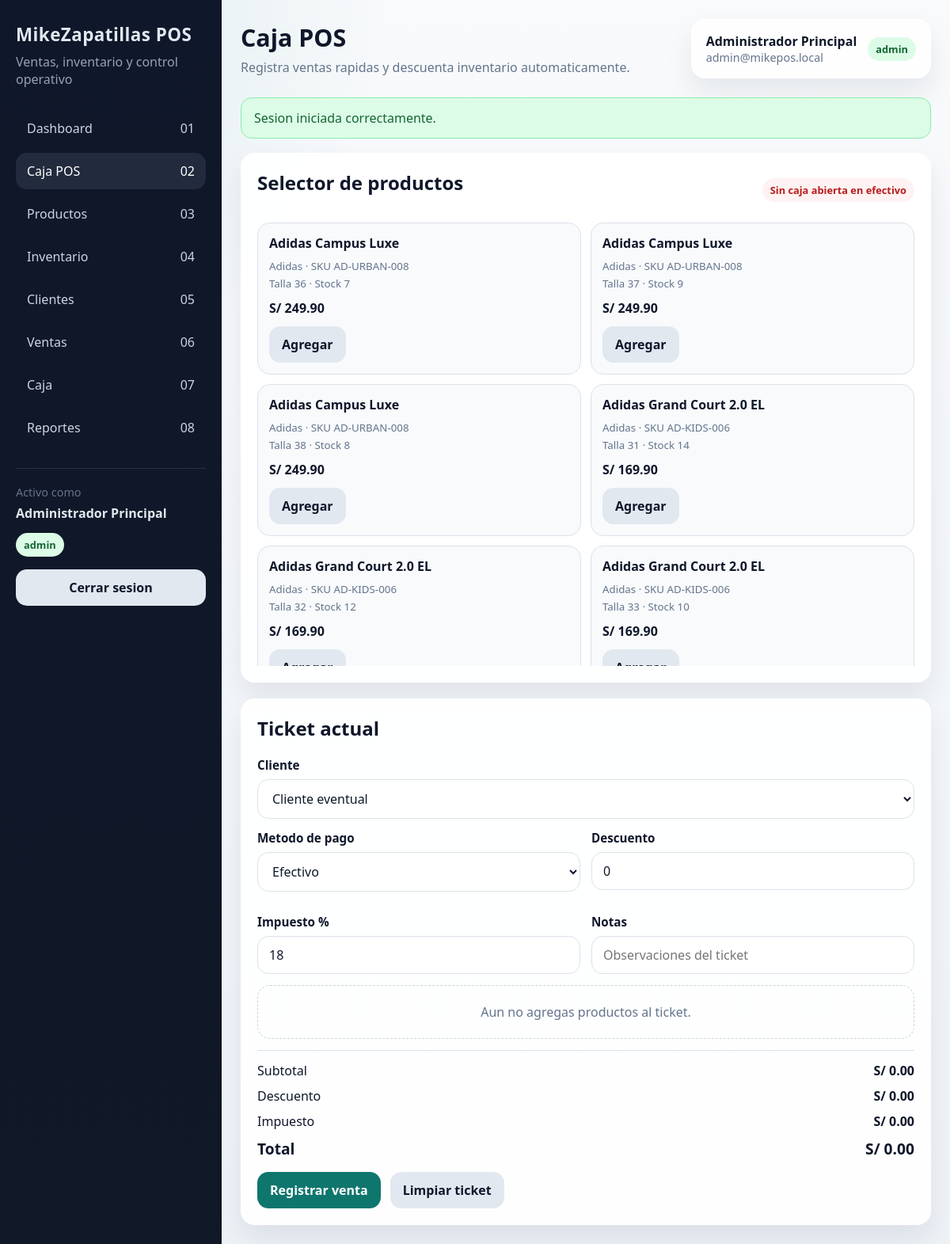
Page /?page=pos (signed in) on the committed database.
### tables this page shows
CREATE TABLE IF NOT EXISTS users (
    id INT AUTO_INCREMENT PRIMARY KEY,
    name VARCHAR(120) NOT NULL,
    email VARCHAR(150) NOT NULL UNIQUE,
    password_hash VARCHAR(255) NOT NULL,
    role ENUM('admin', 'cashier', 'manager') NOT NULL DEFAULT 'cashier',
    is_active TINYINT(1) NOT NULL DEFAULT 1,
    created_at TIMESTAMP DEFAULT CURRENT_TIMESTAMP
);

CREATE TABLE IF NOT EXISTS product_variants (
    id INT AUTO_INCREMENT PRIMARY KEY,
    product_id INT NOT NULL,
    size_label VARCHAR(20) NOT NULL,
    barcode VARCHAR(50) NULL,
    stock INT NOT NULL DEFAULT 0,
    min_stock INT NOT NULL DEFAULT 2,
    created_at TIMESTAMP DEFAULT CURRENT_TIMESTAMP,
    UNIQUE KEY unique_product_size (product_id, size_label),
    UNIQUE KEY unique_barcode (barcode),
    CONSTRAINT fk_variant_product FOREIGN KEY (product_id) REFERENCES products(id) ON DELETE CASCADE
);

CREATE TABLE IF NOT EXISTS products (
    id INT AUTO_INCREMENT PRIMARY KEY,
    sku VARCHAR(40) NOT NULL UNIQUE,
    slug VARCHAR(160) NULL UNIQUE,
    name VARCHAR(180) NOT NULL,
    brand VARCHAR(100) NOT NULL,
    category VARCHAR(100) NOT NULL,
    gender VARCHAR(30) NOT NULL,
    description TEXT NULL,
    image_url VARCHAR(255) NULL,
    accent_color VARCHAR(20) NULL DEFAULT '#0f766e',
    featured TINYINT(1) NOT NULL DEFAULT 0,
    cost DECIMAL(10,2) NOT NULL DEFAULT 0.00,
    price DECIMAL(10,2) NOT NULL,
    is_active TINYINT(1) NOT NULL DEFAULT 1,
    created_at TIMESTAMP DEFAULT CURRENT_TIMESTAMP
);

### app/helpers.php (called while the page is built, shortened)
<?php
function h(?string $value): string
{
    return htmlspecialchars((string) $value, ENT_QUOTES, 'UTF-8');
}
function currency(float|int|string $value): string
{
    return 'S/ ' . number_format((float) $value, 2);
}
function get_flashes(): array
{
    $messages = $_SESSION['_flash'] ?? [];
    return $messages;
}
function nav_is_active(string $page, string $current): string
{
    return $page === $current ? 'is-active' : '';
}
function badge_class(string $value): string
{
    return match ($value) {
        'open', 'completed', 'cash', 'admin' => 'badge badge-success',
        'closed' => 'badge badge-neutral',
        'cancelled', 'expense' => 'badge badge-danger',
        default => 'badge badge-info',
    };
}

### app/database.php (called while the page is built, shortened)
<?php
function db(): PDO
{
    static $pdo = null;
    if ($pdo instanceof PDO) {
        return $pdo;
    }
    $config = app_config()['db'];
    $dsn = sprintf(
        'mysql:host=%s;port=%s;dbname=%s;charset=utf8mb4',
        $config['host'],
        $config['port'],
        $config['database']
    );
    $pdo = new PDO($dsn, $config['username'], $config['password'], [
        PDO::ATTR_ERRMODE => PDO::ERRMODE_EXCEPTION,
        PDO::ATTR_DEFAULT_FETCH_MODE => PDO::FETCH_ASSOC,
    ]);
    return $pdo;
}
function fetch_all(string $sql, array $params = []): array
{
    $stmt = db()->prepare($sql);
    $stmt->execute($params);
    return $stmt->fetchAll();
}
function fetch_one(string $sql, array $params = []): ?array
{
    $stmt = db()->prepare($sql);
    $stmt->execute($params);
    $result = $stmt->fetch();
    return $result ?: null;
}

### app/auth.php (called while the page is built, shortened)
<?php
function current_user(): ?array
{
    static $user = null;
    if ($user && (int) $user['id'] === (int) $_SESSION['user_id']) {
        return $user;
    }
    $user = fetch_one('SELECT id, name, email, role, is_active, created_at FROM users WHERE id = ?', [$_SESSION['user_id']]);
    return $user;
}
function require_auth(): void
{
    if (!current_user()) {
        flash('error', 'Inicia sesion para continuar.');
        redirect_to('/?page=login');
    }
}

### app/services.php (called while the page is built, shortened)
<?php
function list_variants(): array
{
    return fetch_all(
        "SELECT v.*, p.name AS product_name, p.sku, p.price, p.brand
         FROM product_variants v
         INNER JOIN products p ON p.id = v.product_id
         ORDER BY p.name ASC, v.size_label ASC"
    );
}
function list_customers(): array
{
    return fetch_all('SELECT * FROM customers ORDER BY created_at DESC');
}
function get_open_cash_session(int $userId): ?array
{
    return fetch_one(
        "SELECT * FROM cash_sessions WHERE user_id = ? AND status = 'open' ORDER BY opened_at DESC LIMIT 1",
        [$userId]
    );
}

### views/pages/pos.php (the view, shortened to what this page needs)
<?php
$variants = $data['variants'];
$openCash = $data['openCash'];
?>
<section class="pos-layout">
    <article class="card">
        <div class="toolbar">
            <h2>Selector de productos</h2>
            <?php if ($openCash): ?>
                <span class="badge badge-success">Caja abierta</span>
            <?php else: ?>
                <span class="badge badge-danger">Sin caja abierta en efectivo</span>
            <?php endif; ?>
        </div>
        <div class="product-picker" id="product-picker">
            <?php foreach ($variants as $variant): ?>
                <div class="product-option">
                    <h4><?= h($variant['product_name']) ?></h4>
                    <small><?= h($variant['brand']) ?> · SKU <?= h($variant['sku']) ?></small><br>
                    <small>Talla <?= h($variant['size_label']) ?> · Stock <?= h((string) $variant['stock']) ?></small>
                    <div style="margin:10px 0 12px;font-weight:700;"><?= h(currency($variant['price'])) ?></div>
                    <div class="actions">
                        <button
                            class="btn btn-secondary"
                            type="button"
                            data-variant-id="<?= h((string) $variant['id']) ?>"
                            data-product-name="<?= h($variant['product_name']) ?>"
                            data-size-label="<?= h($variant['size_label']) ?>"
                            data-price="<?= h((string) $variant['price']) ?>"
                            data-stock="<?= h((string) $variant['stock']) ?>"
                            onclick="addItem(this)"
                        >
                            Agregar
                        </button>
                    </div>
                </div>
            <?php endforeach; ?>
        </div>
    </article>
    <article class="card">
        <h2>Ticket actual</h2>
        <form method="post" action="/?page=pos" id="sale-form">
            <div class="field">
                <label>Cliente</label>
                <select name="customer_id">
                    <option value="">Cliente eventual</option>
                </select>
            </div>
            <div class="form-grid">
                <div class="field">
                    <label>Metodo de pago</label>
                    <select name="payment_method" id="payment_method">
                        <option value="cash">Efectivo</option>
                    </select>
                </div>
                <div class="field">
                    <label>Descuento</label>
                    <input type="number" step="0.01" min="0" name="discount" id="discount" value="0">
                </div>
                <div class="field">
                    <label>Impuesto %</label>
                    <input type="number" step="0.01" min="0" name="tax_rate" id="tax_rate" value="18">
                </div>
                <div class="field">
                    <label>Notas</label>
                    <input name="notes" placeholder="Observaciones del ticket">
                </div>
            </div>
            <div class="sale-items" id="sale-items">
                <div class="empty-state">Aun no agregas productos al ticket.</div>
            </div>
            <div class="totals">
                <div><span>Subtotal</span><strong id="subtotal">S/ 0.00</strong></div>
                <div><span>Descuento</span><strong id="discount-value">S/ 0.00</strong></div>
                <div><span>Impuesto</span><strong id="tax-value">S/ 0.00</strong></div>
                <div class="grand-total"><span>Total</span><strong id="grand-total">S/ 0.00</strong></div>
            </div>
            <div class="actions" style="margin-top:16px;">
                <button class="btn btn-primary" type="submit">Registrar venta</button>
                <button class="btn btn-secondary" type="button" onclick="clearSale()">Limpiar ticket</button>
            </div>
        </form>
    </article>
</section>

### public/index.php (shortened to what this page needs)
<?php
$requestedPage = $_GET['page'] ?? null;
$page = (string) ($requestedPage ?? 'home');
$adminPages = ['dashboard', 'pos', 'products', 'inventory', 'customers', 'sales', 'cash', 'reports'];
if (in_array($page, $adminPages, true)) {
    require_auth();
}
$user = current_user();
$flashes = get_flashes();
if (in_array($page, $adminPages, true)) {
    $data = match ($page) {
        'dashboard' => ['metrics' => dashboard_metrics()],
        'products' => ['products' => list_products()],
        'inventory' => ['variants' => list_variants()],
        'customers' => ['customers' => list_customers()],
        'sales' => ['sales' => list_sales(), 'saleDetail' => isset($_GET['sale_id']) ? get_sale_detail((int) $_GET['sale_id']) : null],
        'cash' => ['sessions' => list_cash_sessions(), 'openCash' => get_open_cash_session((int) $user['id'])],
        'reports' => ['report' => sales_report_summary()],
        'pos' => ['variants' => list_variants(), 'customers' => list_customers(), 'openCash' => get_open_cash_session((int) $user['id'])],
        default => [],
    };
    require dirname(__DIR__) . '/views/layout.php';
    exit;
}

### views/layout.php (shortened to what this page needs)
<?php
$pageTitles = [
    'dashboard' => ['Dashboard', 'Vista general del negocio en tiempo real.'],
    'pos' => ['Caja POS', 'Registra ventas rapidas y descuenta inventario automaticamente.'],
    'products' => ['Productos', 'Catalogo principal con SKU, costos y precios.'],
    'inventory' => ['Inventario', 'Control por talla, stock minimo y ajustes manuales.'],
    'customers' => ['Clientes', 'Base de clientes con documento, contacto e historial.'],
    'sales' => ['Ventas', 'Historial de tickets y detalle de cada transaccion.'],
    'cash' => ['Caja', 'Apertura, cierre y movimientos de caja por usuario.'],
    'reports' => ['Reportes', 'Metricas de ventas, medios de pago y caja.'],
];
[$title, $subtitle] = $pageTitles[$page] ?? ['MikeZapatillas POS', ''];
?>
<!DOCTYPE html>
<html lang="es">
<head>
    <link rel="stylesheet" href="/assets/styles.css">
</head>
<body>
    <div class="app-shell">
        <aside class="sidebar">
            <a class="brand" href="/?page=dashboard">MikeZapatillas POS</a>
            <span class="brand-subtitle">Ventas, inventario y control operativo</span>
            <nav>
                <a class="nav-link <?= nav_is_active('dashboard', $page) ?>" href="/?page=dashboard">Dashboard <span>01</span></a>
                <a class="nav-link <?= nav_is_active('pos', $page) ?>" href="/?page=pos">Caja POS <span>02</span></a>
                <a class="nav-link <?= nav_is_active('products', $page) ?>" href="/?page=products">Productos <span>03</span></a>
                <a class="nav-link <?= nav_is_active('inventory', $page) ?>" href="/?page=inventory">Inventario <span>04</span></a>
                <a class="nav-link <?= nav_is_active('customers', $page) ?>" href="/?page=customers">Clientes <span>05</span></a>
                <a class="nav-link <?= nav_is_active('sales', $page) ?>" href="/?page=sales">Ventas <span>06</span></a>
                <a class="nav-link <?= nav_is_active('cash', $page) ?>" href="/?page=cash">Caja <span>07</span></a>
                <a class="nav-link <?= nav_is_active('reports', $page) ?>" href="/?page=reports">Reportes <span>08</span></a>
            </nav>
            <div class="sidebar-footer">
                <div class="small muted">Activo como</div>
                <div style="margin:6px 0 14px;font-weight:700;"><?= h($user['name']) ?></div>
                <span class="<?= badge_class($user['role']) ?>"><?= h($user['role']) ?></span>
                <form method="post" action="/?page=dashboard" style="margin-top:16px;">
                    <button class="btn btn-secondary btn-block" type="submit">Cerrar sesion</button>
                </form>
            </div>
        </aside>
        <main class="content">
            <div class="topbar">
                <div class="page-title">
                    <h1><?= h($title) ?></h1>
                    <p><?= h($subtitle) ?></p>
                </div>
                <div class="user-card">
                    <div>
                        <strong><?= h($user['name']) ?></strong>
                        <div class="muted small"><?= h($user['email']) ?></div>
                    </div>
                    <span class="<?= badge_class($user['role']) ?>"><?= h($user['role']) ?></span>
                </div>
            </div>
            <?php if ($flashes): ?>
                <div class="flash-wrap">
                    <?php foreach ($flashes as $flash): ?>
                        <div class="flash <?= $flash['type'] === 'success' ? 'flash-success' : 'flash-error' ?>">
                            <?= h($flash['message']) ?>
                        </div>
                    <?php endforeach; ?>
                </div>
            <?php endif; ?>
            <?php require __DIR__ . '/pages/' . $page . '.php'; ?>
        </main>
    </div>
</body>
</html>

### rows in the picture
users: name "Administrador Principal", role "admin", email "admin@mikepos.local"
product_variants: product.name "Adidas Campus Luxe", product.brand "Adidas", product.sku "AD-URBAN-008", size_label "36", stock "7", product.price "S/ 249.90"
product_variants: product.name "Adidas Campus Luxe", product.brand "Adidas", product.sku "AD-URBAN-008", size_label "37", stock "9", product.price "S/ 249.90"
product_variants: product.name "Adidas Campus Luxe", product.brand "Adidas", product.sku "AD-URBAN-008", size_label "38", stock "8", product.price "S/ 249.90"
product_variants: product.name "Adidas Grand Court 2.0 EL", product.brand "Adidas", product.sku "AD-KIDS-006", size_label "31", stock "14", product.price "S/ 169.90"
product_variants: product.name "Adidas Grand Court 2.0 EL", product.brand "Adidas", product.sku "AD-KIDS-006", size_label "32", stock "12", product.price "S/ 169.90"
product_variants: product.name "Adidas Grand Court 2.0 EL", product.brand "Adidas", product.sku "AD-KIDS-006", size_label "33", stock "10", product.price "S/ 169.90"

### other values in the picture
$title "Caja POS"
$subtitle "Registra ventas rapidas y descuenta inventario automaticamente."
$flash['message'] "Sesion iniciada correctamente."
